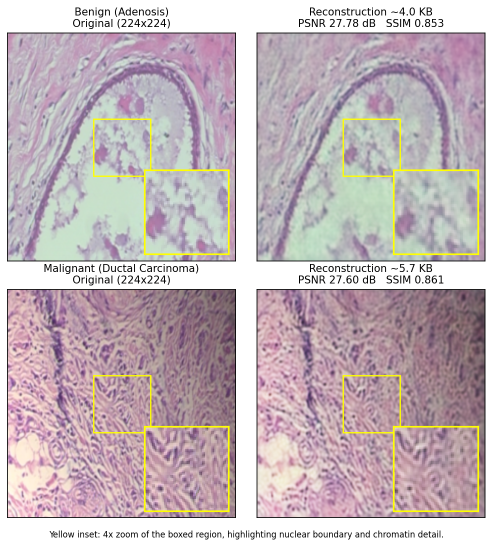
#> input picture results/figures/fig_reconstruction.png, 984 x 1093 px (shown at 1/2 size)
$ python -i make_reconstruction_figure.py   (imports and definitions only)
#> lines starting #> are read from the running program, lines starting #| are printed output that depends on the picture
"""
make_reconstruction_figure.py
Genuine qualitative reconstruction at the ~5 KB (lambda=0.01) operating point of the
trained FactorizedCodec. Runs the exact forward pass (GDN analysis -> round ->
GDN synthesis) in pure NumPy/SciPy by loading the trained .pth weights, so no torch
is required. Produces fig_reconstruction.png: original vs reconstruction for a
benign and a malignant patch, with per-image PSNR/SSIM/bytes annotated.
"""
import zipfile, io, pickle, os
import numpy as np
from PIL import Image
from scipy.stats import norm as _norm
from skimage.metrics import structural_similarity as ssim
import matplotlib
# [1 line not run here, left out]
import matplotlib.pyplot as plt

import sys
HERE = os.path.dirname(os.path.abspath(__file__))
WEIGHTS = os.path.join(HERE, "models", "learned_codec_l0.01.pth")
DATA = os.environ.get("BREAKHIS_DIR", sys.argv[1] if len(sys.argv) > 1 else "BreakHis_8class")
OUT = os.path.join(HERE, "results", "figures", "fig_reconstruction.png")

# ---- load torch state_dict without torch ----
def load_state_dict(path):
    z = zipfile.ZipFile(path)
    base = [n for n in z.namelist() if n.endswith("data.pkl")][0]
    pref = base[:-len("data.pkl")]
    # [4 lines left out: function rebuild, not called in this run]
    class U(pickle.Unpickler):
        # [10 lines left out: functions find_class, persistent_load, not called in this run]
    return U(io.BytesIO(z.read(base))).load()

# [1 line that did not run here, left out]

# ---- ops (match learned_codec.py exactly) ----
# [29 lines left out: functions conv2d, deconv2d, gdn, not called in this run]

def g_a(x):
    x = conv2d(x, sd["g_a.0.weight"], sd["g_a.0.bias"])
    x = gdn(x, sd["g_a.1.gamma"], sd["g_a.1.beta"], False)
    x = conv2d(x, sd["g_a.2.weight"], sd["g_a.2.bias"])
    x = gdn(x, sd["g_a.3.gamma"], sd["g_a.3.beta"], False)
    x = conv2d(x, sd["g_a.4.weight"], sd["g_a.4.bias"])
    x = gdn(x, sd["g_a.5.gamma"], sd["g_a.5.beta"], False)
    x = conv2d(x, sd["g_a.6.weight"], sd["g_a.6.bias"])
    return x

# [19 lines left out: functions g_s, rate_bytes, not called in this run]

def load_img(path):
#> called with path = 'results/figures/fig_reconstruction.png'
    im = Image.open(path).convert("RGB").resize((224,224), Image.BILINEAR)
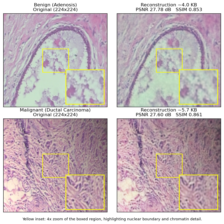
#> im: PIL image 224x224 RGB; mean R, G, B 194.6, 180.8, 185.6
    return np.asarray(im, dtype=np.float64).transpose(2,0,1)/255.0

def reconstruct(path):
    x = load_img(path)
    y = np.round(g_a(x))            # eval quantization
    xr = np.clip(g_s(y), 0, 1)
    o8 = (x.transpose(1,2,0)*255).clip(0,255).astype(np.uint8)
    r8 = (xr.transpose(1,2,0)*255).clip(0,255).astype(np.uint8)
    mse = np.mean((o8.astype(float)-r8.astype(float))**2)
    psnr = 99.0 if mse == 0 else 10*np.log10(255.0**2/mse)
    og = np.asarray(Image.fromarray(o8).convert("L"))
    rg = np.asarray(Image.fromarray(r8).convert("L"))
    s = float(ssim(og, rg))
    kb = rate_bytes(y)/1024.0
    return o8, r8, psnr, s, kb

# [1 line that did not run here, left out]
# [1 line that did not run here, left out]

# [1 line that did not run here, left out]
import matplotlib.patches as mpatches
CROP=(84,84,56)   # y0,x0,size -> boxed region magnified in the inset
# [6 lines left out: function add_zoom, not called in this run]
fig, ax = plt.subplots(2, 2, figsize=(6.8, 7.2))
# [11 lines not run here, left out]

#> (the run stopped early here; a loop or call above may not have finished)
